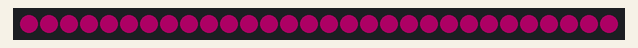
This sketch was run on a simulated Arduino Uno, built with avr-gcc and run on an emulated ATmega328P. Parts: 30 RGB LEDs in strip order, left to right. Dim RGB values are drawn brighter than linear.

Above: at 0.45 s.
At 39.2 s:
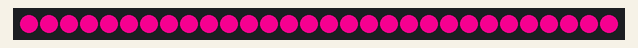

The sketch:

LEDtest.ino
```cpp
#include <Adafruit_NeoPixel.h>

#ifdef __AVR__
  #include <avr/power.h>
#endif

////////////////////// Neo Pixel and Related Vairables //////////////////////
//pin associated with graph
#define PIN_GRAPH 4
//total count of LEDs in graph
#define GRAPH_PIXEL 30

//graph LEDs
Adafruit_NeoPixel graph(GRAPH_PIXEL, PIN_GRAPH, NEO_GRB + NEO_KHZ800);
uint32_t PURPLE = graph.Color(255,0,150.0);
uint32_t RED = graph.Color(255,0,0);
uint32_t DARK = graph.Color(0,0,0);

#define DELAYTIME 4
unsigned long currentTime = millis();
unsigned long previousTime = millis();
//true is increasing
//false is decreasing
bool increaseORdecrease = true;
int i = 0;

void setup() {
  // put your setup code here, to run once:
  graph.begin();
  graph.show();
  //Serial.begin(9600);
  //Serial.print("\n");
  //Serial.print(PURPLE);
  //Serial.print("\n");
}

void loop() {
  currentTime = millis();

  if(currentTime-previousTime > DELAYTIME){
    Serial.print("\n");
    //this means that enough time has passed for the lights to darken/lighten

    if(i == 255 && increaseORdecrease){
      //Start decrementing the i count
      increaseORdecrease = false;
    }

    if(i == 0){
      //Start incrementing the i count
      increaseORdecrease = true;
    }

    if(increaseORdecrease){
      i++;
    }else{
      i--;
    }

    //fill the graph
    graph.clear();
    graph.fill(graph.Color(i,0, (i*(150.0/255.0))), 0, GRAPH_PIXEL);
    graph.show();
    previousTime = millis();
  }

}
```
